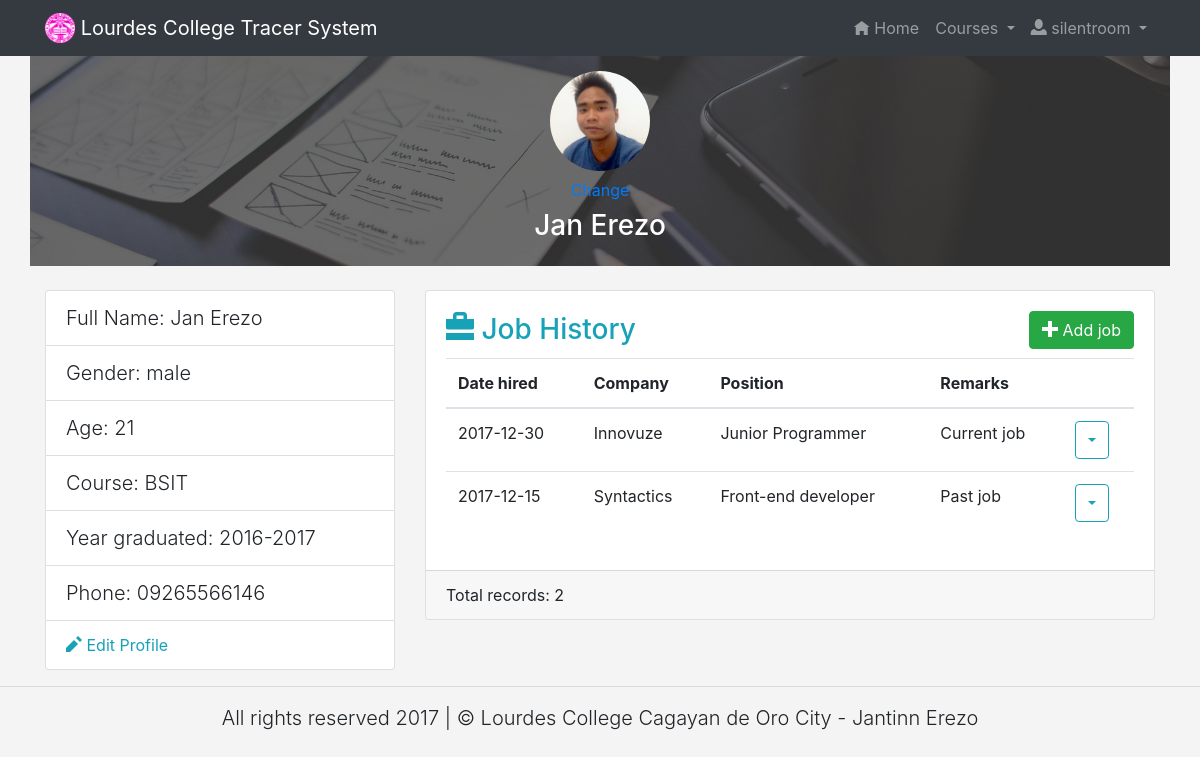
The page /home/profile.php (signed in) on the database its author committed.
### tables this page shows
CREATE TABLE `tbl_graduates` (
  `graduate_id` varchar(255) NOT NULL,
  `lastname` varchar(255) NOT NULL,
  `firstname` varchar(255) NOT NULL,
  `gender` varchar(6) NOT NULL,
  `age` int(1) NOT NULL,
  `course_code` varchar(50) NOT NULL,
  `year_graduated` varchar(9) NOT NULL,
  `username` varchar(255) NOT NULL,
  `password` varchar(255) NOT NULL,
  `phone` varchar(11) NOT NULL,
  `img` varchar(255) DEFAULT 'avatar.png',
  `status` int(1) NOT NULL,
  `date_registered` datetime NOT NULL
);

CREATE TABLE `tbl_job_history` (
  `job_id` int(11) NOT NULL,
  `graduate_id` varchar(255) NOT NULL,
  `date_hired` date NOT NULL,
  `company` varchar(255) NOT NULL,
  `position` varchar(255) NOT NULL,
  `remarks` int(1) NOT NULL,
  `date_added` datetime NOT NULL
);

### home/controller.php (called while the page is built, shortened)
<?php
    function view_profile($pdo,$graduate_id){
        $sql = 'SELECT* FROM tbl_graduates WHERE graduate_id = :graduate_id';
        $stmt = $pdo->prepare($sql);
        $stmt->bindParam(':graduate_id', $graduate_id, PDO::PARAM_STR);
        $stmt->execute();
        if($stmt->rowCount() === 1){
            return $stmt->fetch();
        }else{
            return false;
        }
    }
    function job_history($pdo,$graduate_id){
        $sql = 'SELECT* FROM tbl_graduates INNER JOIN tbl_job_history ON tbl_job_history.graduate_id = tbl_graduates.graduate_id WHERE tbl_job_history.graduate_id = :graduate_id ORDER BY tbl_job_history.date_hired DESC';
        $stmt = $pdo->prepare($sql);
        $stmt->bindParam(':graduate_id', $graduate_id, PDO::PARAM_STR);
        $stmt->execute();
        if($stmt->rowCount() > 0){
            return $stmt->fetchAll();
        }else{
            return false;
        }
    }

### home/profile.php (the view, shortened to what this page needs)
<?php
    require_once('header.php');
    require_once('controller.php');
    if(!isset($_SESSION['username']) || empty($_SESSION['username'])){
        header('location: login.php');
        exit;
    }else{
        $profile = view_profile($pdo,$_SESSION['graduate_id']);
        $jobs = job_history($pdo,$_SESSION['graduate_id']);
    }
?>
<div class="container">
    <div class="row profile-cover">
        <div class="col-md-4">
        </div>
        <div class="col-md-4 text-center">
            <div class="avatar" style="background-image:url('../resources/img/avatar/<?php echo $profile->img;?>')">
            </div>
            <a href="#!" class="btn btn-link" data-toggle="modal" data-target="#addImage">Change</a>
            <h3><?php echo $profile->firstname . ' ' .$profile->lastname;?></h3>
        </div>
        <div class="col-md-4">
        </div>
    </div>
    <br>
    <div class="row">
        <div class="col-md-4">
        <ul class="list-group">
            <li class="list-group-item lead">Full Name: <?php echo $profile->firstname . ' ' .$profile->lastname;?></li>
            <li class="list-group-item lead">Gender: <?php echo $profile->gender;?></li>
            <li class="list-group-item lead">Age: <?php echo $profile->age;?></li>
            <li class="list-group-item lead">Course: <?php echo $profile->course_code;?></li>
            <li class="list-group-item lead">Year graduated: <?php echo $profile->year_graduated;?></li>
            <li class="list-group-item lead">Phone: <?php echo $profile->phone;?></li>
            <a href="#" class="list-group-item list-group-item-action text-info" data-toggle="modal" data-target="#editProfile"><span class="oi oi-pencil"></span> Edit Profile</a>
        </ul>
        </div>
        <div class="col-md-8">
            <div class="card">
                <div class="card-body">
                    <div class="row">
                        <div class="col-md-4">
                             <h3 class="card-title text-info">
                                <span class="oi oi-briefcase"></span> Job History
                            </h3>
                        </div>
                        <div class="col-md-4">
                        </div>
                        <div class="col-md-4 text-right">
                            <button class="btn btn-success" data-toggle="modal" data-target="#jobModal"><span class="oi oi-plus"></span> Add job</button>
                        </div>
                    </div>
                    <?php if($jobs):?>
                        <div class="table-responsive">
                            <table class="table">
                                <thead>
                                    <th>Date hired</th>
                                    <th>Company</th>
                                    <th>Position</th>
                                    <th>Remarks</th>
                                    <th></th>
                                </thead>
                                <tbody>
                                    <?php foreach($jobs as $job):?>
                                        <tr>
                                            <td><?php echo $job->date_hired;?></td>
                                            <td><?php echo $job->company;?></td>
                                            <td><?php echo $job->position;?></td>
                                            <td>
                                                <?php if($job->remarks == 1):?>
                                                     Current job
                                                <?php else: ?>
                                                     Past job
                                                <?php endif;?>
                                            </td>
                                            <td class="dropdown">
                                            <button class="btn btn-outline-info dropdown-toggle" id="navbarDropdown" role="button" data-toggle="dropdown" aria-haspopup="true" aria-expanded="false"></button>
                                            </td>
                                        </tr>
                                    <?php endforeach;?>
                                </tbody>
                            </table>
                        </div>
                    <?php endif;?>
                </div>
                <div class="card-footer">
                    <?php if($jobs):?>
                         Total records: <?php echo count($jobs);?>
                    <?php else: ?>
                         Total records: 0
                    <?php endif;?>
                </div>
            </div>
        </div>
    </div>
</div>
<hr>
<?php require_once('footer.php');?>

### resources/css/style.css (style rules this page uses)
body { background-color: #f4f4f4; }
.avatar { width: 100px; height: 100px; background-position: center; background-size: cover; border-radius: 50px; margin: 0 auto; }
.profile-cover { background-image:url('../img/cover.jpg'); background-position: center; background-size: cover; background-repeat: no-repeat; color:#fff; padding:15px; }

### rows shown on the page
tbl_graduates: img (picture), firstname "Jan", lastname "Erezo", gender "male", age "21", course_code "BSIT", year_graduated "2016-2017", phone "09265566146"
tbl_job_history: date_hired "2017-12-30", company "Innovuze", position "Junior Programmer", remarks "Current job"
tbl_job_history: date_hired "2017-12-15", company "Syntactics", position "Front-end developer", remarks "Past job"

### other values the page prints
$_SESSION['username'] "silentroom"
count($jobs) "2"
Date('Y') "2017"
